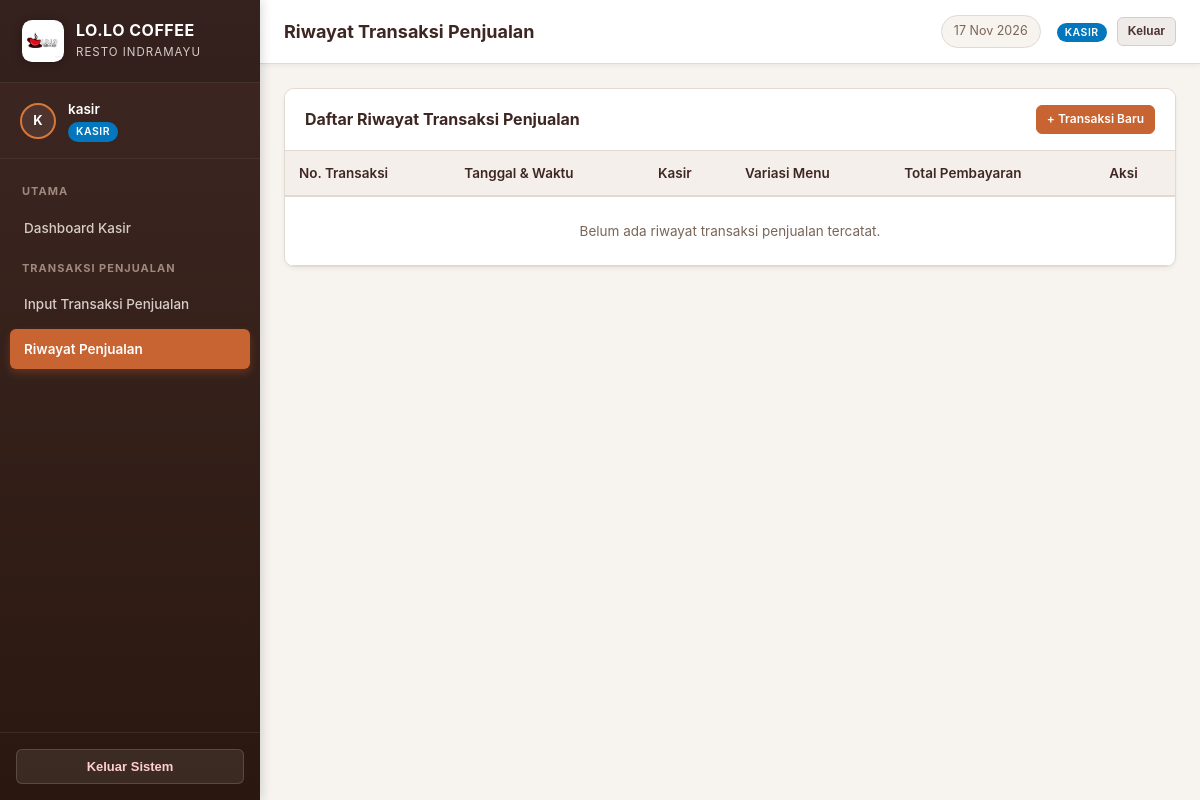
/pages/kasir/riwayat_penjualan.php (signed in), run on an earlier commit of the app's database.
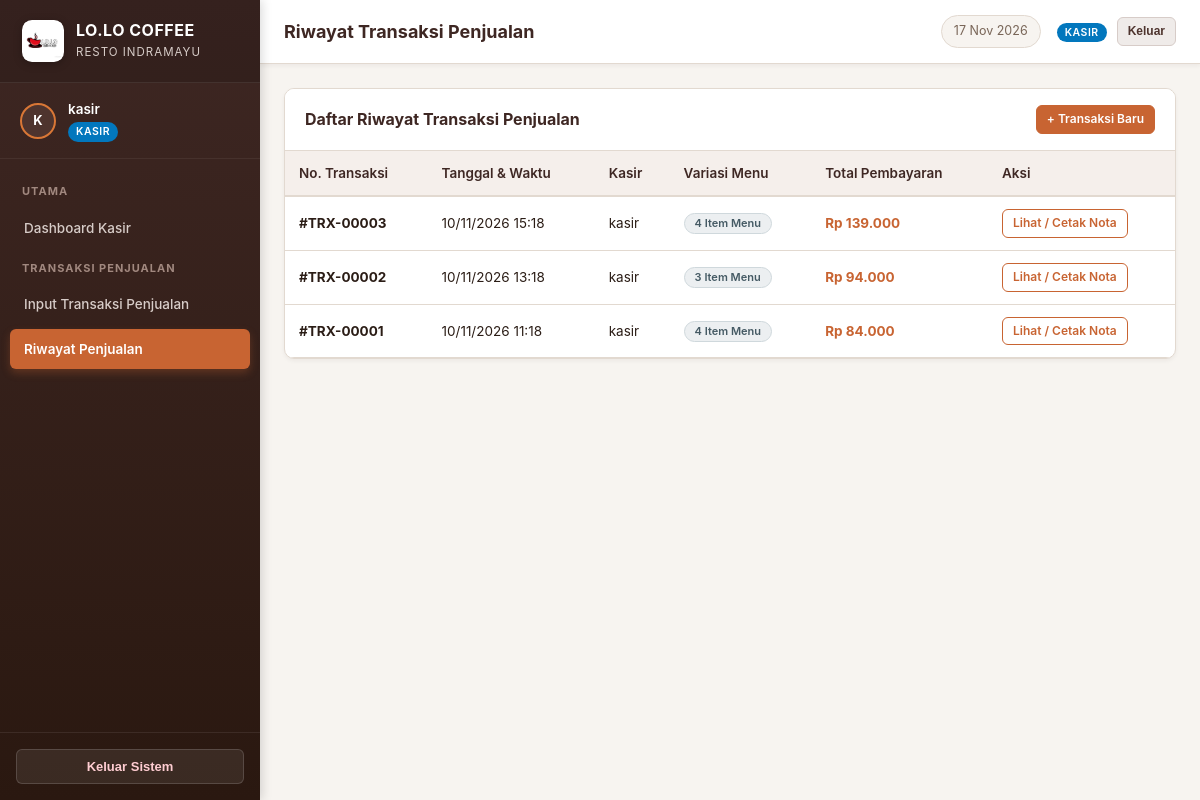
And on a later commit of the database.
### tables this page shows
CREATE TABLE `penjualan` (
    `id_penjualan` INT AUTO_INCREMENT PRIMARY KEY,
    `tanggal` DATETIME NOT NULL DEFAULT CURRENT_TIMESTAMP,
    `total_harga` DECIMAL(12,2) NOT NULL DEFAULT 0.00,
    `id_user` INT NOT NULL,
    CONSTRAINT `fk_penjualan_user` FOREIGN KEY (`id_user`) REFERENCES `pengguna` (`id_user`) ON DELETE RESTRICT
);

CREATE TABLE `pengguna` (
    `id_user` INT AUTO_INCREMENT PRIMARY KEY,
    `username` VARCHAR(50) NOT NULL UNIQUE,
    `password` VARCHAR(255) NOT NULL,
    `role` ENUM('chef', 'kasir', 'pemilik') NOT NULL,
    `created_at` TIMESTAMP DEFAULT CURRENT_TIMESTAMP
);

### config/database.php (called while the page is built, shortened)
<?php
class Database {
    private static $host = '127.0.0.1';
    private static $db_name = 'proyek 1';
    private static $username = 'root';
    private static $password = '';
    private static $conn = null;
    public static function getConnection() {
        if (self::$conn === null) {
            try {
                $options = [
                    PDO::ATTR_ERRMODE => PDO::ERRMODE_EXCEPTION,
                    PDO::ATTR_DEFAULT_FETCH_MODE => PDO::FETCH_ASSOC,
                    PDO::ATTR_EMULATE_PREPARES => true,
                    PDO::MYSQL_ATTR_MULTI_STATEMENTS => true,
                ];
                $dsn = "mysql:host=" . self::$host . ";dbname=" . self::$db_name . ";charset=utf8mb4";
                try {
                    self::$conn = new PDO($dsn, self::$username, self::$password, $options);
                } catch (PDOException $e) {
                    if ($e->getCode() == 1049 || strpos($e->getMessage(), 'Unknown database') !== false) {
                        $serverPdo = new PDO("mysql:host=" . self::$host . ";charset=utf8mb4", self::$username, self::$password, $options);
                        $serverPdo->exec("CREATE DATABASE IF NOT EXISTS `" . self::$db_name . "` DEFAULT CHARACTER SET utf8mb4 COLLATE utf8mb4_unicode_ci;");
                        self::$conn = new PDO($dsn, self::$username, self::$password, $options);
                    } else {
                        throw $e;
                    }
                }
                $needImport = false;
                $checkTable = self::$conn->query("SHOW TABLES LIKE 'menu'");
                if ($checkTable->rowCount() === 0) {
                    $needImport = true;
                } else {
                    $countMenu = (int)self::$conn->query("SELECT COUNT(*) FROM `menu`")->fetchColumn();
                    if ($countMenu < 50) {
                        $needImport = true;
                    }
                }
                if ($needImport) {
                    $sqlFile = __DIR__ . '/../database.sql';
                    if (file_exists($sqlFile)) {
                        $sqlContent = file_get_contents($sqlFile);
                        $sqlContent = preg_replace('/USE `?[^`]+`?;/i', '', $sqlContent);
                        $sqlContent = preg_replace('/CREATE DATABASE IF NOT EXISTS [^;]+;/i', '', $sqlContent);
                        try {
                            self::$conn->exec($sqlContent);
                        } catch (PDOException $ex) {
                            $statements = array_filter(array_map('trim', explode(";\n", $sqlContent)));
                            foreach ($statements as $stmt) {
                                if (!empty($stmt)) {
                                    self::$conn->exec($stmt);
                                }
                            }
                        }
                    }
                }
            } catch (PDOException $e) {
                die('<div style="font-family:Segoe UI,sans-serif;max-width:600px;margin:50px auto;padding:24px;background:#fff3cd;border:1px solid #ffeeba;border-radius:8px;color:#856404;">' .
                    '<h3 style="margin-top:0;">Gagal Terhubung ke Database MySQL</h3>' .
                    '<p>Pastikan MySQL di Laragon / XAMPP sudah aktif.</p>' .
                    '<p><small>Detail Error: ' . htmlspecialchars($e->getMessage()) . '</small></p>' .
                    '</div>');
            }
        }
        return self::$conn;
    }
}
if (!function_exists('format_rupiah')) {
    function format_rupiah($angka) {
        return 'Rp ' . number_format((float)$angka, 0, ',', '.');
    }
}

### classes/Penjualan.php (called while the page is built, shortened)
<?php
require_once __DIR__ . '/../config/database.php';
class Penjualan {
    private $db;
    public function __construct() {
        $this->db = Database::getConnection();
    }
    public function getRiwayat($limit = 50, $id_user = null) {
        $sql = "
            SELECT p.*, u.username as nama_kasir,
                   (SELECT COUNT(*) FROM detail_penjualan dp WHERE dp.id_penjualan = p.id_penjualan) as total_item
            FROM penjualan p
            JOIN pengguna u ON p.id_user = u.id_user
        ";
        $params = [];
        if ($id_user !== null) {
            $sql .= " WHERE p.id_user = :id_user";
            $params[':id_user'] = $id_user;
        }
        $sql .= " ORDER BY p.tanggal DESC LIMIT " . (int)$limit;
        $stmt = $this->db->prepare($sql);
        $stmt->execute($params);
        return $stmt->fetchAll();
    }
}

### includes/auth.php (called while the page is built, shortened)
<?php
require_once __DIR__ . '/../config/database.php';
function current_user_id() {
    return $_SESSION['id_user'] ?? null;
}
function current_user_role() {
    return $_SESSION['role'] ?? '';
}

### pages/kasir/riwayat_penjualan.php (the view, shortened to what the changed rows need)
<?php
require_once __DIR__ . '/../../includes/auth.php';
require_once __DIR__ . '/../../classes/Penjualan.php';
$penjualanModel = new Penjualan();
$id_filter_user = (current_user_role() === 'kasir') ? current_user_id() : null;
$riwayat = $penjualanModel->getRiwayat(100, $id_filter_user);
require_once __DIR__ . '/../../includes/header.php';
?>
<div class="card">
    <div class="table-responsive">
        <table class="table">
            <thead>
                <tr>
                    <th>No. Transaksi</th>
                    <th>Tanggal & Waktu</th>
                    <th>Kasir</th>
                    <th>Variasi Menu</th>
                    <th>Total Pembayaran</th>
                    <th>Aksi</th>
                </tr>
            </thead>
            <tbody>
                <?php if (empty($riwayat)): ?>
                    <tr>
                        <td colspan="6" style="text-align:center; padding: 24px; color: var(--text-muted);">
                            Belum ada riwayat transaksi penjualan tercatat.
                        </td>
                    </tr>
                <?php else: ?>
                    <?php foreach ($riwayat as $r): ?>
                        <tr>
                            <td><strong>#TRX-<?= str_pad($r['id_penjualan'], 5, '0', STR_PAD_LEFT) ?></strong></td>
                            <td><?= date('d/m/Y H:i', strtotime($r['tanggal'])) ?></td>
                            <td><?= htmlspecialchars($r['nama_kasir']) ?></td>
                            <td><span class="badge badge-secondary"><?= $r['total_item'] ?> Item Menu</span></td>
                            <td style="font-weight: 700; color: var(--cafe-accent);">
                                <?= format_rupiah($r['total_harga']) ?>
                            </td>
                            <td>
                                <a href="<?= BASE_URL ?>/pages/kasir/nota.php?id=<?= $r['id_penjualan'] ?>" class="btn btn-sm btn-outline">
                                    Lihat / Cetak Nota
                                </a>
                            </td>
                        </tr>
                    <?php endforeach; ?>
                <?php endif; ?>
            </tbody>
        </table>
    </div>
</div>
<?php require_once __DIR__ . '/../../includes/footer.php'; ?>

What changed in the data, as far as the page shows it:
added penjualan: id_penjualan "00003", tanggal "10/11/2026 15:18", id_user.username "kasir", total_item "4", total_harga "Rp 139.000"
added penjualan: id_penjualan "00002", tanggal "10/11/2026 13:18", id_user.username "kasir", total_item "3", total_harga "Rp 94.000"
added penjualan: id_penjualan "00001", tanggal "10/11/2026 11:18", id_user.username "kasir", total_item "4", total_harga "Rp 84.000"
Also different on the page:
text no longer shown: "Belum ada riwayat transaksi penjualan tercatat."
